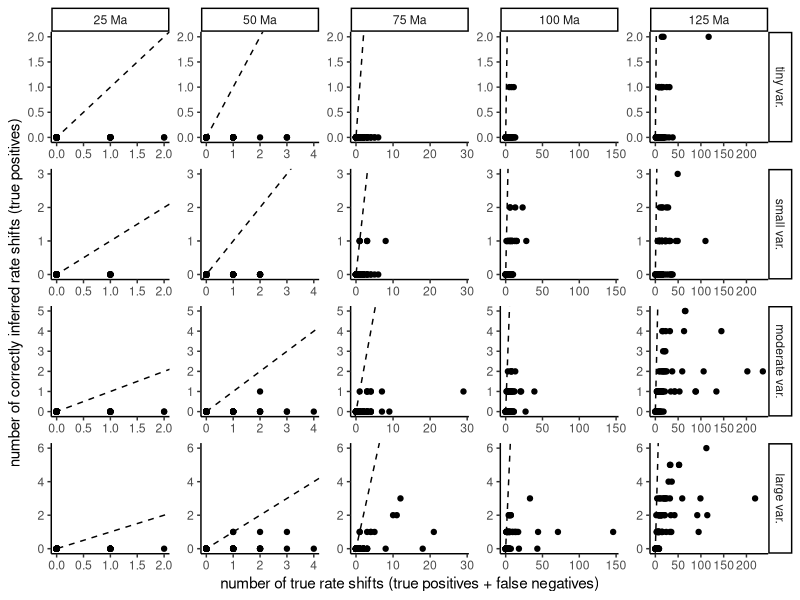

The R script that drew this image:
library(dplyr)
library(tibble)
library(ggplot2)

df <- read.csv("output/branch_specific_estimation_error.csv") %>%
  as_tibble()

df2 <- df %>%
  filter(
    inference == "unknown_rates",
    criterion == "N_half_and_bayes_factor",
    )

rate_var_labels <- c("tiny var.", "small var.", "moderate var.", "large var.")
model_label <- factor(rate_var_labels[df2$model], levels = rate_var_labels)

heights_label <- factor(paste0(df2$height, " Ma"), levels = c("25 Ma", "50 Ma", "75 Ma", "100 Ma", "125 Ma"))


df2 <- df2 %>%
  mutate(
    "model_label" = model_label,
    "heights_label" = heights_label,
  )

p <- ggplot(df2, aes(y = true.positive, x = true.positive + false.negative)) + 
  geom_point() + 
  facet_grid(model_label ~ heights_label, scales = "free", axes = "all") +
  geom_abline(intercept = 0, slope = 1, linetype = "dashed") + 
  labs(
    y="number of correctly inferred rate shifts (true positives)", 
    x = "number of true rate shifts (true positives + false negatives)"
    ) +
  theme_classic()

ggsave("figures/inferred_vs_all_rate_shifts.pdf", p, width = 250, height = 200, units = "mm")
